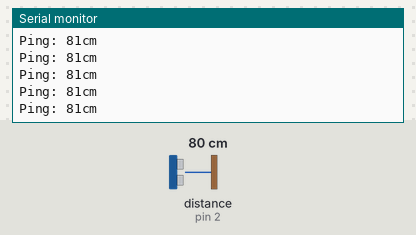
Bench run of a sketch on a simulated Arduino Uno, built with avr-gcc and run on an emulated ATmega328P. Shown: the last lines printed to the serial monitor. The test bench sets the inputs (shaded band); at power-on: distance to the obstacle (sensor on pin 2) 80 cm. The echo pulse lasts 58.3 µs per cm.

Above: at 1.3 s.
1.4 s: distance to the obstacle (sensor on pin 2) set to 2 cm
At 1.71 s:
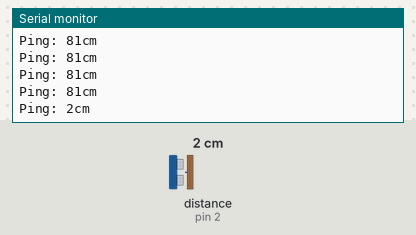
2.9 s: distance to the obstacle (sensor on pin 2) set to 4 cm
At 2.96 s:
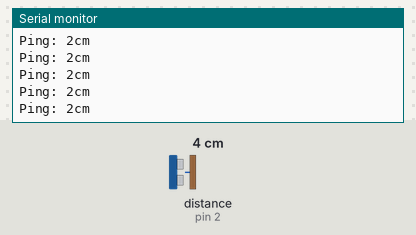
Timing chart, 0 to 5.9 s (numbered marks = the images above; inputs shaded):
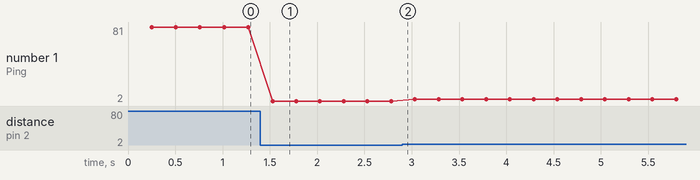

Measured:
- after the input at 1.4 s, the serial monitor: prints a new line after 0.13 s (image 1)
- plotted number 1: 81 → 2 after the input at 1.4 s, 2 → 4 after the input at 2.9 s

The sketch:

ultrasonic-example.ino
```cpp
#include <NewPing.h>

#define ECHO_PIN       2
#define TRIGGER_PIN    3
#define MAX_DISTANCE 200

NewPing sonar(TRIGGER_PIN, ECHO_PIN, MAX_DISTANCE);

void setup() {
  Serial.begin(115200);
}

void loop() {
  delay(250);
  Serial.print("Ping: ");
  Serial.print(sonar.ping_cm());
  Serial.println("cm");
}
```
